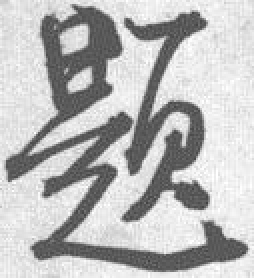
//> input picture 1116GUjiatiqu/1116GUjiatiqu/00000113(226,653,352,791).jpg, 127 x 139 px (shown 2 times larger)
$ ./1116gujiatiqu   (built with g++ and OpenCV 4)
//> lines starting //> are read from the running program, lines starting //| are printed output that depends on the picture; after the words box and inside, x2 and y2 are one past the last pixel; in counts of white or black regions, pixels touching at a corner belong together
//> further down, src is the input picture: 139 rows x 127 cols, CV_8UC1; min 62, max 255, mean 186.5
//基于索引表的图像细化算法

#include <highgui.h>
#include <windows.h>

#include "highgui.h"
#include "cv.h"//包含cvCreateStructuringElementEx();颜色空间转换函数cvCvtColor()需要
#include "cxcore.h"

#include <stdlib.h>
#include <string.h>

//基于索引表的细化细化算法
//功能：对图象进行细化
//参数：lpDIBBits：代表图象的一维数组
//      lWidth：图象高度
//      lHeight：图象宽度


//                           代表图象的一维数组      图象宽度     图象高度
bool ThiningDIBSkeleton(unsigned char* imagedata, int lWidth, int lHeight)
{
	/* 	unsigned char* imagedata;
	imagedata = new uchar[sizeof(char) * src->width * src->height]();
	*/
	/*
	deletemark[256]为前人据8领域总结的是否可以被删除的256种情况
	不可以删除用0来表示，能被删除的用1来表示
	*/
	unsigned char deletemark[256] = {
		0, 0, 0, 0, 0, 0, 0, 1,     0, 0, 1, 1, 0, 0, 1, 1,
		0, 0, 0, 0, 0, 0, 0, 0,     0, 0, 1, 1, 1, 0, 1, 1,
		0, 0, 0, 0, 0, 0, 0, 0,     1, 0, 0, 0, 1, 0, 1, 1,
		0, 0, 0, 0, 0, 0, 0, 0,     1, 0, 1, 1, 1, 0, 1, 1,
		0, 0, 0, 0, 0, 0, 0, 0,     0, 0, 0, 0, 0, 0, 0, 0,
		0, 0, 0, 0, 0, 0, 0, 0,     0, 0, 0, 0, 0, 0, 0, 0,
		0, 0, 0, 0, 0, 0, 0, 0,     1, 0, 0, 0, 1, 0, 1, 1,
		1, 0, 0, 0, 0, 0, 0, 0,     1, 0, 1, 1, 1, 0, 1, 1,
		0, 0, 1, 1, 0, 0, 1, 1,     0, 0, 0, 1, 0, 0, 1, 1,
		0, 0, 0, 0, 0, 0, 0, 0,     0, 0, 0, 1, 0, 0, 1, 1,
		1, 1, 0, 1, 0, 0, 0, 1,     0, 0, 0, 0, 0, 0, 0, 0,
		1, 1, 0, 1, 0, 0, 0, 1,     1, 1, 0, 0, 1, 0, 0, 0,
		0, 1, 1, 1, 0, 0, 1, 1,     0, 0, 0, 1, 0, 0, 1, 1,
		0, 0, 0, 0, 0, 0, 0, 0,     0, 0, 0, 0, 0, 1, 1, 1,
		1, 1, 1, 1, 0, 0, 1, 1,     1, 1, 0, 0, 1, 1, 0, 0,
		1, 1, 1, 1, 0, 0, 1, 1,     1, 1, 0, 0, 1, 1, 0, 0
	};//索引表

	  //循环变量
	  //long i;
	  //long j;


	unsigned char p0, p1, p2, p3, p4, p5, p6, p7;

	unsigned char *pmid, *vergeMark;    // pmid 用来指向二值图像  vergeMark用来指向存放是否为边缘

	unsigned char sum;

	bool bStart = true;

	//动态创建一个长度为sizeof(char) * src->width * src->height的数组
	//并且初始化把数组元素都设置为0
	//长度与imagedata长度一样
	long lLength;
	lLength = lWidth * lHeight; //数组长度
	unsigned char *pTemp = new uchar[sizeof(unsigned char) * lLength]();

	//    P0 P1 P2
	//    P7    P3
	//    P6 P5 P4

	while (bStart)
	{
		bStart = false;
		//每次循环pTemp所有元素都置0
		memset(pTemp, 0, lLength);//初始化pTemp指向的lLength空间全部初始化为0

								  /*---------------首先求边缘点----------------*/
		pmid = (unsigned char *)imagedata + lWidth + 1; // pmid 用来指向二值图像矩阵的第二行	  +1 表示不考虑图像第一行
		vergeMark = (unsigned char *)pTemp + lWidth + 1; //pmidtemp用来指向存放是否为边缘 如果是边缘点 则将其设为1

		for (int i = 1; i < lHeight - 1; i++)  //lHeight -1表示不考虑图像最后一行 第一列
		{
			for (int j = 1; j < lWidth - 1; j++)  //lWidth - 1表示不考虑图像最后一列
			{
				//图像已经是01化，如果是0我们不考虑
				if (*pmid == 0)
				{
					pmid++;
					vergeMark++;
					continue;
				}
				//如果是1，是我们考虑的点 我们需要对周围8个进行判断是否边缘
				p0 = *(pmid - lWidth - 1);
				p1 = *(pmid - lWidth);                  //    P0 P1 P2
				p2 = *(pmid + 1 - lWidth);              //    P7    P3
				p3 = *(pmid + 1);						//    P6 P5 P4
				p4 = *(pmid + lWidth + 1);
				p5 = *(pmid + lWidth);
				p6 = *(pmid + lWidth - 1);
				p7 = *(pmid - 1);
				//p0--到---p7的值不是0就是1
				sum = p0 & p1 & p2 & p3 & p4 & p5 & p6 & p7;//如果是边缘，肯定周围的P0P1P2P3P4P5P6P7 中一定至少有一个为0
				if (sum == 0)
				{
					*vergeMark = 1;// 表记边缘
				}

				pmid++;
				vergeMark++;
			}
			pmid++;//跳过图像最后一列，不考虑
			vergeMark++;

			pmid++;//跳过图像第一列，不考虑
			vergeMark++;
		}

		/*---------------沿着边缘现在开始删除----------------*/
		pmid = (unsigned char *)imagedata + lWidth + 1;
		vergeMark = (unsigned char *)pTemp + lWidth + 1;

		for (long i = 1; i < lHeight - 1; i++)   // 不考虑图像第一行 第一列 最后一行 最后一列
		{
			for (long j = 1; j < lWidth - 1; j++)
			{
				//*vergeMark=0表示这个点不是边缘，即不进行删除
				if (*vergeMark == 0)
				{
					pmid++;
					vergeMark++;

					continue;
				}
				//如果是1，是我们考虑的点 我们需要对周围8个进行判断
				//判断一个点是否能去掉, 要根据它的八个相邻点的情况来判断
				p0 = *(pmid - lWidth - 1);
				p1 = *(pmid - lWidth);                  //    P0 P1 P2
				p2 = *(pmid - lWidth + 1);             //    P7    P3
				p3 = *(pmid + 1);					    //    P6 P5 P4
				p4 = *(pmid + lWidth + 1);
				p5 = *(pmid + lWidth);
				p6 = *(pmid + lWidth - 1);
				p7 = *(pmid - 1);


				/*根据它的八个相邻点的情况形成的索引表进行删除操作
				*
				* 经过预处理后得到待细化的图像是0、1二值图像。
				* 像素值为1的是需要细化的部分，像素值为0的是背景区域。
				*
				* 基于索引表的算法就是"依据一定的判断依据"，所做出的一张表，
				* 因为一个像素的8个邻域，我们可以用8位二进制表示，共有256中可能情况，
				* 因此，索引表的大小一般为256。
				* 根据索引值对应表中的位置存0或1，
				*                  当前像素不能删除存为0，
				*                  可以删除存为1。
				*
				* 然后根据要细化的点的八个邻域的在索引表中情况查询，
				* 若表中元素是1，则删除该点（改为背景）
				* 若是0则保留。
				*
				*
				* ----------------------------------------
				* |p7 | p6 | p5 | p4 | p3 | p2 | p1 | p0 |---索引值对应表中的位置-----》共有256中可能情况
				* ----------------------------------------
				（位置1 0, 0, 0, 0, 0, 0, 0, 1, 0, 0, 1, 1, 0, 0, 1, 1,
				0, 0, 0, 0, 0, 0, 0, 0, 0, 0, 1, 1, 1, 0, 1, 1,
				0, 0, 0, 0, 0, 0, 0, 0, 1, 0, 0, 0, 1, 0, 1, 1,
				0, 0, 0, 0, 0, 0, 0, 0, 1, 0, 1, 1, 1, 0, 1, 1,
				0, 0, 0, 0, 0, 0, 0, 0, 0, 0, 0, 0, 0, 0, 0, 0,
				0, 0, 0, 0, 0, 0, 0, 0, 0, 0, 0, 0, 0, 0, 0, 0,
				0, 0, 0, 0, 0, 0, 0, 0, 1, 0, 0, 0, 1, 0, 1, 1,
				1, 0, 0, 0, 0, 0, 0, 0, 1, 0, 1, 1, 1, 0, 1, 1,
				0, 0, 1, 1, 0, 0, 1, 1, 0, 0, 0, 1, 0, 0, 1, 1,
				0, 0, 0, 0, 0, 0, 0, 0, 0, 0, 0, 1, 0, 0, 1, 1,
				1, 1, 0, 1, 0, 0, 0, 1, 0, 0, 0, 0, 0, 0, 0, 0,
				1, 1, 0, 1, 0, 0, 0, 1, 1, 1, 0, 0, 1, 0, 0, 0,
				0, 1, 1, 1, 0, 0, 1, 1, 0, 0, 0, 1, 0, 0, 1, 1,
				0, 0, 0, 0, 0, 0, 0, 0, 0, 0, 0, 0, 0, 1, 1, 1,
				1, 1, 1, 1, 0, 0, 1, 1, 1, 1, 0, 0, 1, 1, 0, 0,
				1, 1, 1, 1, 0, 0, 1, 1, 1, 1, 0, 0, 1, 1, 0, 0（位置256）
				*/
				//此时p0--到---p7的值不是0就是1
				p1 *= 2;
				p2 *= 4;
				p3 *= 8;
				p4 *= 16;
				p5 *= 32;
				p6 *= 64;
				p7 *= 128;

				sum = p0 | p1 | p2 | p3 | p4 | p5 | p6 | p7;
				//  sum = p0 + p1 + p2 + p3 + p4 + p5 + p6 + p7;
				if (deletemark[sum] == 1)//可以删除
				{
					*pmid = 0;
					bStart = true;      //  表明本次扫描进行了细化
				}
				pmid++;
				vergeMark++;
			}

			pmid++;//跳过图像最后一列，不考虑
			vergeMark++;

			pmid++;//跳过图像第一列，不考虑
			vergeMark++;
		}
	}

	//循环结束说明没有可以继续细化的点了，则为细化结束
	delete[]pTemp;
	return true;
}
BOOL GetHistogram(unsigned char *pImageData, int nWidth, int nHeight, int nWidthStep,
	int *pHistogram)
{
//> called with nWidth = 127, nHeight = 139, nWidthStep = 127
	int            i = 0;
	int            j = 0;
	unsigned char *pLine = NULL;
	// 清空直方图
	memset(pHistogram, 0, sizeof(int) * 256);
	for (pLine = pImageData, j = 0; j < nHeight; j++, pLine += nWidthStep)
	{
		for (i = 0; i < nWidth; i++)
		{
			pHistogram[pLine[i]]++;
		}
	}
//> this loop made 139 passes
	return TRUE;
}

// 大津法取阈值
// 1. pImageData   图像数据
// 2. nWidth       图像宽度
// 3. nHeight      图像高度
// 4. nWidthStep   图像行大小
// 函数返回阈值
int Otsu(unsigned char *pImageData, int nWidth, int nHeight, int nWidthStep)
{
	int    i = 0;
	int    j = 0;
	int    nTotal = 0;
	int    nSum = 0;
	int    A = 0;
	int    B = 0;
	double u = 0;
	double v = 0;
	double dVariance = 0;
	double dMaximum = 0;
	int    nThreshold = 0;
	int    nHistogram[256];
	// 获取直方图
	GetHistogram(pImageData, nWidth, nHeight, nWidthStep, nHistogram);
//> nHistogram = 256 values, max 463 at index 237, min 0 at index 0, mean 68.96
	for (i = 0; i < 256; i++)
	{
		nTotal += nHistogram[i];
		nSum += (nHistogram[i] * i);
	}
//> after the loop, nTotal = 17653; nSum = 3291513
	for (j = 0; j < 256; j++)
	{
		A = 0;
		B = 0;
		for (i = 0; i < j; i++)
		{
			A += nHistogram[i];
			B += (nHistogram[i] * i);
		}
		if (A > 0)
		{
			u = B / A;
		}
		else
		{
			u = 0;
		}
		if (nTotal - A > 0)
		{
			v = (nSum - B) / (nTotal - A);
		}
		else
		{
			v = 0;
		}
		dVariance = A * (nTotal - A) * (u - v) * (u - v);
		if (dVariance > dMaximum)
		{
			dMaximum = dVariance;
			nThreshold = j;
		}
	}
//> this loop made 256 passes
//> (u, v, dVariance, dMaximum) on passes 64, 67: (62, 186, 271417152, 271417152), (64, 186, 788107800, 788107800)
//> (u, v, dMaximum) on passes 68 to 73: (65, 186, 1.55e+09), (65, 186, 2.84e+09), (66, 186, 5.08e+09), (67, 186, 6.99e+09), (67, 186, 8.23e+09), (68, 186, 1.18e+10)
//> after the loop, A = 17599; B = 3277743; dMaximum = 1.17e+12; nThreshold = 170
	return nThreshold;
}


// 二值化
// 1. pImageData   图像数据
// 2. nWidth       图像宽度
// 3. nHeight      图像高度
// 4. nWidthStep   图像行大小
// 5. nThreshold   阈值
BOOL Thresholding(unsigned char *pImageData, int nWidth, int nHeight, int nWidthStep,
	unsigned int nThreshold)
{
	int            i = 0;
	int            j = 0;
	unsigned char *pLine = NULL;
	for (pLine = pImageData, j = 0; j < nHeight; j++, pLine += nWidthStep)
	{
		for (i = 0; i < nWidth; i++)
		{
			if (pLine[i] >= nThreshold)
			{
				pLine[i] = 0x00;
			}
			else
			{
				pLine[i] = 0xff;
			}
		}
	}
	return TRUE;
}


int main(int argc, char* argv[])
{
	//加载原图像
	IplImage* src = cvLoadImage("00000113(226,653,352,791).jpg", 0);

	//---------------------------预处理二值化------------------------------------
	/*对原图像进行二值化  阈值
	cvThreshold(src, src, 100, 255, CV_THRESH_BINARY);

	图像二值化就是将图像上的像素点的灰度值设置为0或255，
	也就是将整个图像呈现出明显的黑白效果
	CV_THRESH_BINARY  意思为： if src(x,y) > 100
	src(x,y)=255
	else
	src(x,y)=-0
	原图像由0到255---->0或255
	*/

	unsigned int thresValue = Otsu((unsigned char *)src->imageData, src->width, src->height, src->widthStep);
//> thresValue = 170

	Thresholding((unsigned char *)src->imageData, src->width, src->height, src->widthStep,
		thresValue);
//> the loop in Thresholding, `for (pLine = pImageData, j = 0; j < nHeight; j++, pLine += nWidthStep)` made 139 passes

	cvNamedWindow("s", 0);
	cvShowImage("s", src);
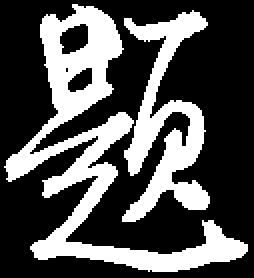
//> window 's': 139 rows x 127 cols, CV_8UC1 (shown 2 times larger); 32.1% white; 2 white regions, box (x1, y1, x2, y2) and area: (2, 2, 124, 136) 3748, (61, 5, 105, 111) 1922


	//-----------------------------预处理0/1化-------------------------------------
	/*
	将imagedata指向的与原图像大小一下的数组空间进行0或1赋值
	二值图有原来的0或255----->------0或1
	*/

	//动态创建一个长度为sizeof(char) * src->width * src->height的字符数组
	//并且初始化把数组元素都设置为0
	unsigned char* imagedata;
	imagedata = new uchar[sizeof(char) * src->width * src->height]();

	int x, y;
	for (y = 0; y<src->height; y++)
	{
		/*
		widthStep表示存储一行像素需要的字节数
		偏移到第y行
		*/
		unsigned char* ptr = (unsigned char*)(src->imageData + y*src->widthStep);

		for (x = 0; x<src->width; x++)
		{
			/*
			判断第y行第x列的元素值是否大于0
			大于0时将数组对应的位置元素设置为1
			不大于0则设置为0

			imagedata数组里面不是0就时1
			*/
			imagedata[y*src->width + x] = ptr[x] > 0 ? 1 : 0;
			//经过预处理后得到待细化的图像是0、1二值图像。
		}
	}

	//----------------------------细化-----------------------------------------

	//经过预处理后得到待细化的图像是0、1二值图像。

	//细化一次，和细化多次，由于索引表不变，每次细化效果都一样，想采用多次细化无法消除毛刺
	ThiningDIBSkeleton(imagedata, src->width, src->height);
//> the loop in ThiningDIBSkeleton, `while (bStart)` made 8 passes
//> p0 on passes 1 to 8: 1, 0, 0, 0, 0, 0, 0, 0
//> after the loop in ThiningDIBSkeleton, `while (bStart)`: p0 = 0; p1 = 2; p2 = 0

	//--------------------对细化后的0/1图二值化(0/255)-----------------------------
	/*
	将ptr指向的与原图像大小一下的数组空间进行0或255赋值
	*/
	for (y = 0; y<src->height; y++)
	{
		/*
		widthStep表示存储一行像素需要的字节数
		偏移到第y行
		*/
		unsigned char* ptr = (unsigned char*)(src->imageData + y*src->widthStep);

		for (x = 0; x<src->width; x++)
		{
			/*
			判断第y行第x列的元素值是否大于0
			大于0时将数组对应的位置元素设置为1
			不大于0则设置为0

			ptr指向的空间的值不是0就是255
			也就是细化之后再次变为二值图
			*/
			ptr[x] = imagedata[y*src->width + x]>0 ? 255 : 0;
		}

	}
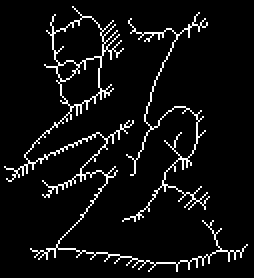
//> src: 139 rows x 127 cols, CV_8UC1 (shown 2 times larger); 6.1% white in thin lines or dots
	//-------------------------------------------------------------------------

	cvNamedWindow("src", 0);
	cvShowImage("src", src);
	cvWaitKey(0);

	delete[]imagedata;

	return 0;
}

$ run again, with 1116GUjiatiqu/1116GUjiatiqu/00000113(12,136,134,268).jpg copied over 1116GUjiatiqu/1116GUjiatiqu/00000113(226,653,352,791).jpg
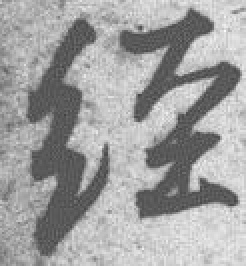
//> input picture 1116GUjiatiqu/1116GUjiatiqu/00000113(12,136,134,268).jpg, 123 x 133 px (shown 2 times larger)
//> src is the input picture: 133 rows x 123 cols, CV_8UC1; min 65, max 251, mean 160.6
//> the loop in GetHistogram, `for (pLine = pImageData, j = 0; j < nHeight; j++, pLine += nWidthStep)` made 133 passes
//> nHistogram = 256 values, max 272 at index 204, min 0 at index 0, mean 63.9
//> after the loop in Otsu, `for (i = 0; i < 256; i++)`: nTotal = 16359; nSum = 2627817
//> the loop in Otsu, `for (j = 0; j < 256; j++)` made 256 passes
//> (u, v, dVariance, dMaximum) on passes 67 to 70: (65, 160, 147630950, 147630950), (65, 160, 295243850, 295243850), (66, 160, 433564848, 433564848), (66, 160, 722519720, 722519720)
//> after the loop in Otsu, `for (j = 0; j < 256; j++)`: A = 16359; B = 2627817; dMaximum = 5.29e+11; nThreshold = 144
//> the loop in Thresholding, `for (pLine = pImageData, j = 0; j < nHeight; j++, pLine += nWidthStep)` made 133 passes
//> `cvShowImage("s", src);`:
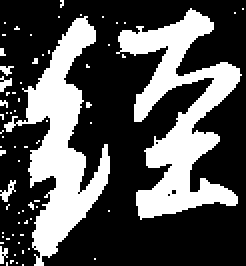
//> window 's': 133 rows x 123 cols, CV_8UC1 (shown 2 times larger); 32.4% white; 70 white regions (64 under 20 px), largest, box (x1, y1, x2, y2) and area: (58, 4, 121, 110) 2655, (2, 8, 55, 133) 2393, (0, 90, 8, 101) 36, (0, 38, 6, 46) 27, (0, 123, 4, 132) 22, (0, 33, 7, 38) 20
//> after the loop in ThiningDIBSkeleton, `while (bStart)`: p0 = 0; p5 = 32; p6 = 64; p7 = 0
//> after the loop `for (y = 0; y<src->height; y++)`:
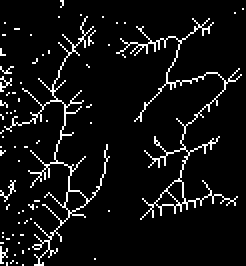
//> src: 133 rows x 123 cols, CV_8UC1 (shown 2 times larger); 6.6% white in thin lines or dots

$ run again, with 1116GUjiatiqu/1116GUjiatiqu/00000113(14,277,135,407).jpg copied over 1116GUjiatiqu/1116GUjiatiqu/00000113(226,653,352,791).jpg
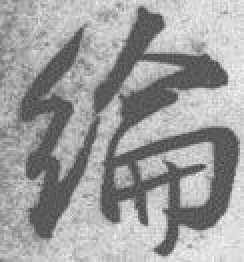
//> input picture 1116GUjiatiqu/1116GUjiatiqu/00000113(14,277,135,407).jpg, 122 x 131 px (shown 2 times larger)
//> src is the input picture: 131 rows x 122 cols, CV_8UC1; min 68, max 248, mean 158.3
//> the loop in GetHistogram, `for (pLine = pImageData, j = 0; j < nHeight; j++, pLine += nWidthStep)` made 131 passes
//> nHistogram = 256 values, max 250 at index 89, min 0 at index 0, mean 62.43
//> after the loop in Otsu, `for (i = 0; i < 256; i++)`: nTotal = 15982; nSum = 2529871
//> the loop in Otsu, `for (j = 0; j < 256; j++)` made 256 passes
//> (u, v, dVariance, dMaximum) on passes 70 to 71: (68, 158, 517687200, 517687200), (68, 158, 647068500, 647068500)
//> after the loop in Otsu, `for (j = 0; j < 256; j++)`: A = 15982; B = 2529871; dMaximum = 5.04e+11; nThreshold = 150
//> the loop in Thresholding, `for (pLine = pImageData, j = 0; j < nHeight; j++, pLine += nWidthStep)` made 131 passes
//> `cvShowImage("s", src);`:
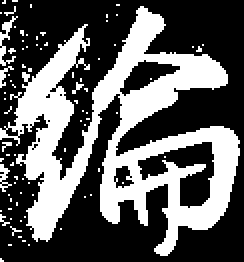
//> window 's': 131 rows x 122 cols, CV_8UC1 (shown 2 times larger); 37% white; 83 white regions (79 under 20 px), largest, box (x1, y1, x2, y2) and area: (0, 3, 120, 128) 5582, (0, 8, 9, 33) 73, (0, 82, 6, 96) 38, (0, 33, 7, 44) 27
//> the loop in ThiningDIBSkeleton, `while (bStart)` made 9 passes
//> p0 on passes 1 to 8: 1, 0, 0, 0, 0, 0, 0, 0
//> after the loop in ThiningDIBSkeleton, `while (bStart)`: p0 = 0; p1 = 2; p2 = 0
//> after the loop `for (y = 0; y<src->height; y++)`:
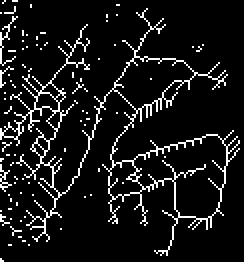
//> src: 131 rows x 122 cols, CV_8UC1 (shown 2 times larger); 9% white in thin lines or dots

$ run again, with 1116GUjiatiqu/1116GUjiatiqu/00000113(15,809,153,905).jpg copied over 1116GUjiatiqu/1116GUjiatiqu/00000113(226,653,352,791).jpg
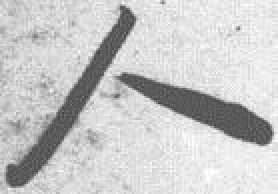
//> input picture 1116GUjiatiqu/1116GUjiatiqu/00000113(15,809,153,905).jpg, 139 x 97 px (shown 2 times larger)
//> src is the input picture: 97 rows x 139 cols, CV_8UC1; min 67, max 255, mean 200
//> the loop in GetHistogram, `for (pLine = pImageData, j = 0; j < nHeight; j++, pLine += nWidthStep)` made 97 passes
//> nHistogram = 256 values, max 361 at index 222, min 0 at index 0, mean 52.67
//> after the loop in Otsu, `for (i = 0; i < 256; i++)`: nTotal = 13483; nSum = 2696329
//> the loop in Otsu, `for (j = 0; j < 256; j++)` made 256 passes
//> (u, v, dVariance, dMaximum) on passes 69 to 70: (67, 199, 234910368, 234910368), (67, 199, 469785888, 469785888)
//> after the loop in Otsu, `for (j = 0; j < 256; j++)`: A = 13461; B = 2690719; dMaximum = 3.68e+11; nThreshold = 153
//> the loop in Thresholding, `for (pLine = pImageData, j = 0; j < nHeight; j++, pLine += nWidthStep)` made 97 passes
//> `cvShowImage("s", src);`:
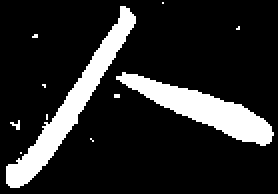
//> window 's': 97 rows x 139 cols, CV_8UC1 (shown 2 times larger); 15.6% white; 11 white regions (9 under 20 px), largest, box (x1, y1, x2, y2) and area: (3, 3, 68, 94) 1079, (58, 36, 137, 73) 989
//> the loop in ThiningDIBSkeleton, `while (bStart)` made 8 passes
//> p0 on passes 1 to 8: 1, 0, 0, 0, 0, 0, 0, 0
//> after the loop in ThiningDIBSkeleton, `while (bStart)`: p0 = 0; p1 = 2; p2 = 0
//> after the loop `for (y = 0; y<src->height; y++)`:
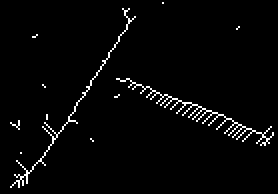
//> src: 97 rows x 139 cols, CV_8UC1 (shown 2 times larger); 2.6% white in thin lines or dots
